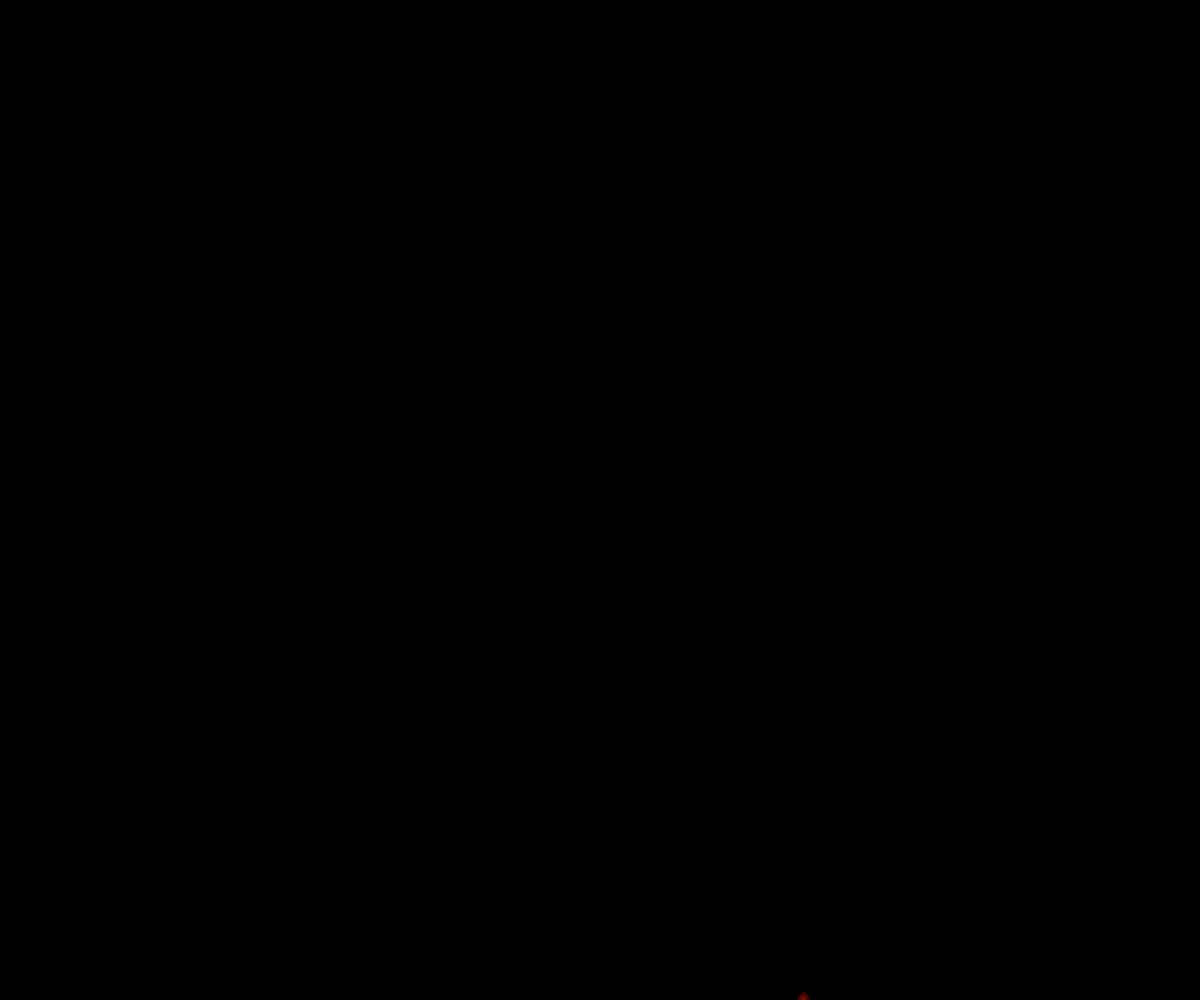
Frame 1 (no input)
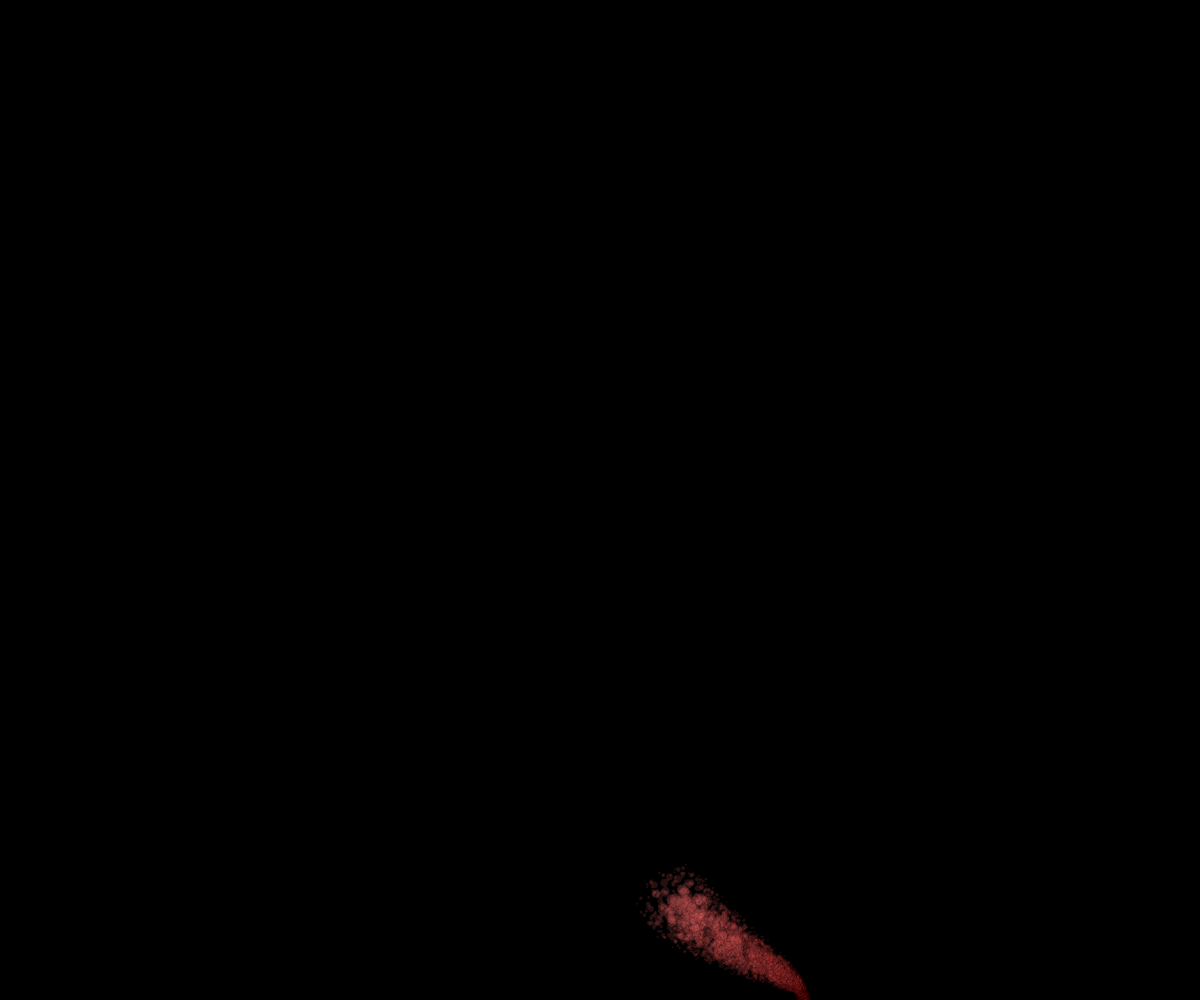
Frame 60 (no input)
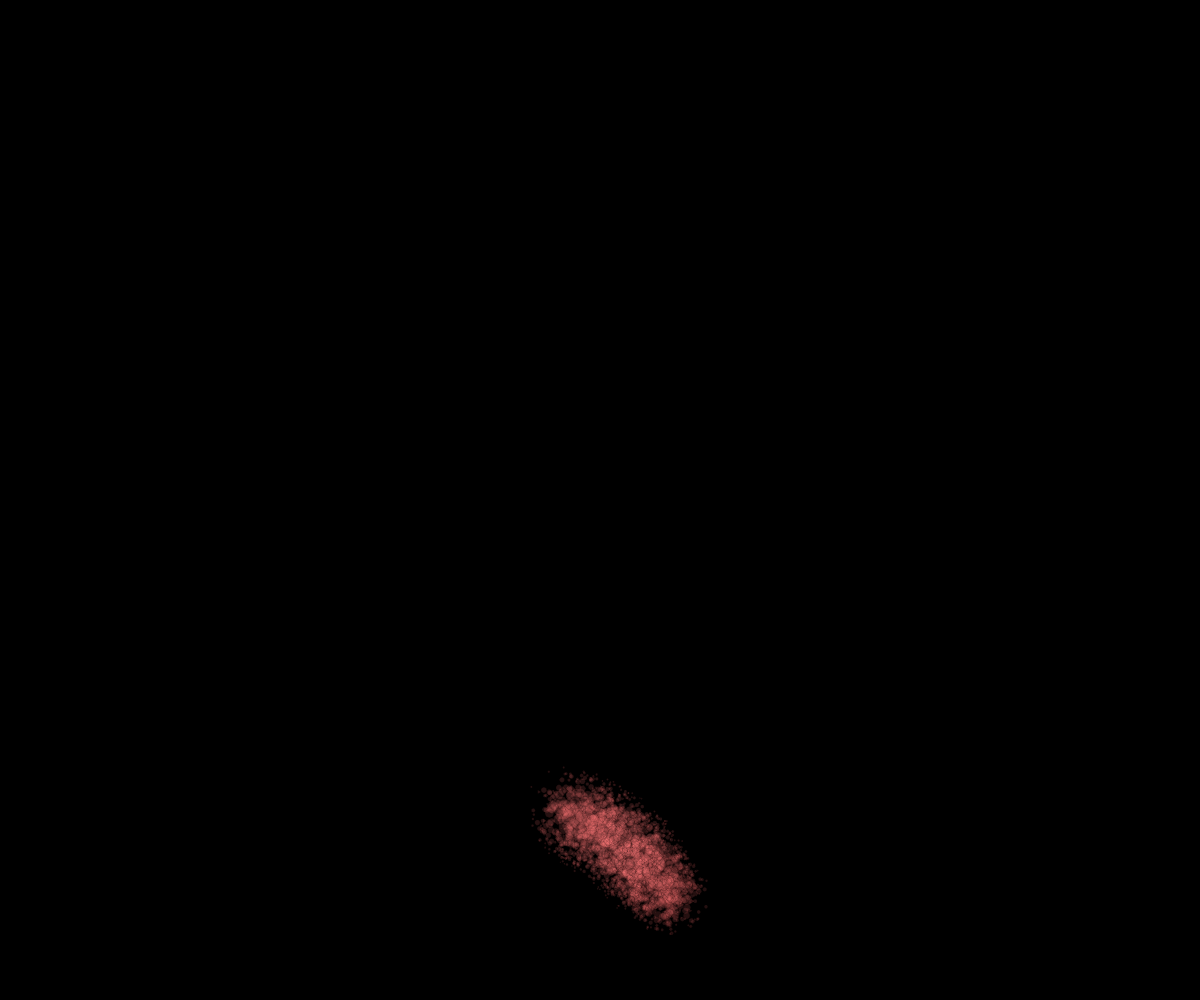
Frame 120 (the mouse pressed at the canvas centre since frame 60)

The p5.js sketch that drew these frames (run headless with seeded random() and noise() and a simulated clock; from frame 60 on, the mouse is pressed at the canvas centre):

// p5.js sketch
// ── sketch.js
var inkDrop;
var inkDropList = [];

var angle; //for changing the radius and color smoothly

//for 2d perlin noise
var xoff;
//var yoff;
var growSpeed;

var mouseMode;
var clearCanvas;


function setup() {
  createCanvas(windowWidth, windowHeight);
  background(0);

  angle = 0;
  xoff = 0;
  //yoff = 0;
  growSpeed = -1.5;
  mouseMode = false;
  clearCanvas = false;

  for (var i = 0; i < 160; i++) {
    inkDropList.push(new InkDrop());
  }
}

function draw() {
  if (mouseMode) {
    for (var i = 0; i < inkDropList.length; i++) {
      inkDropList[i].controlMouse();
      inkDropList[i].move();
      inkDropList[i].display();
    }
  } else {
    for (var i = 0; i < inkDropList.length; i++) {
      inkDropList[i].controlGrow();
      inkDropList[i].move();
      inkDropList[i].display();
    }
  }
  
  if (clearCanvas) {
    background(0);
    clearCanvas = false;
  }
  console.log(clearCanvas);
}

function keyTyped() {
  if (key === 'm') {
    mouseMode = true;
  } else if (key === 'g') {
    mouseMode = false;
  }
  return false; // prevent any default behavior
}

function mousePressed() {
  clearCanvas = true;
}

function InkDropTrack() {
  var inkDropList0 = [];
  this.update = function() {
    for (var i = 0; i < inkDropList.length; i++) {
      inkDropList[i].controlGrow();
      inkDropList[i].move();
      inkDropList[i].display();
    }
  };
}

function InkDrop() {
  var dropSize = 8;
  var origin = createVector(0, windowHeight);
  var loc = createVector(0, 0);
  var ploc = createVector(0, 0);
  var radius = 0;

  this.controlMouse = function() {
    origin.x = mouseX;
    origin.y = mouseY;
  };

  this.controlGrow = function() {
    xoff += random(0.000001, 0.00003);
    origin.x = noise(xoff) * windowWidth;

    origin.y += growSpeed;
    growSpeed += random(-0.01, 0.01);
    if (origin.y - radius <= 0 || origin.y + radius >= windowHeight) {
      growSpeed *= -1;
    }
  };

  this.move = function() {
    // radius = abs(60 * sin(angle));
    radius = abs(50 * sin(angle));
    angle += 0.0001;

    ploc.x = loc.x;
    ploc.y = loc.y;

    loc.x = random(origin.x - 2 * radius, origin.x + 2 * radius);
    loc.y = random(origin.y - 2 * radius, origin.y + 2 * radius);
  };

  this.display = function() {
    //noStroke();
    stroke(0,0,0,50);
    strokeWeight(0.7);
    // var redPoints = map(radius, 0, 50, 80, 235);
    // var greenPoints = map(radius, 0, 50, 20, 20);
    // var bluePoints = map(radius, 0, 50, 255, 235);
    var redPoints = map(radius, 0, 50, 120, 255);
    var greenPoints = map(radius, 0, 50, 15, 120);
    var bluePoints = map(radius, 0, 50, 15, 120);
    fill(redPoints, greenPoints, bluePoints, 40);

    var divider = dist(loc.x, loc.y, origin.x, origin.y);
    var particleSize = map(divider, 0, radius, dropSize, 1);
    if (divider <= radius) {
      //rect(loc.x + random(-3, 3), loc.y + random(-3, 3), particleSize + random(-2, 2), particleSize + random(-2, 2));
      polygon(loc.x, loc.y, particleSize, int(random(3, 12)));
    }
  };
}

//function reference: https://processing.org/examples/regularpolygon.html
function polygon(x, y, r, npoints) {
  var angle = TWO_PI / npoints;
  beginShape();
  for (var a = 0; a < TWO_PI; a += angle) {
    var sx = x + cos(a) * r;
    var sy = y + sin(a) * r;
    vertex(sx, sy);
  }
  endShape(CLOSE);
}
